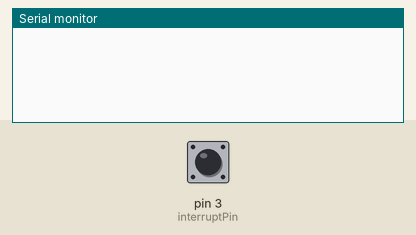
A sketch run on a simulated Arduino Uno, built with avr-gcc and run on an emulated ATmega328P. Shown: the last lines printed to the serial monitor. The inputs (shaded band) are chosen by the test bench; at power-on: pin 3 (interruptPin) HIGH. No radio packets arrive unless stated.

Above: at 1.2 s.
1.3 s: pin 3 (interruptPin) pulled LOW for 0.15 s
At 2.5 s:
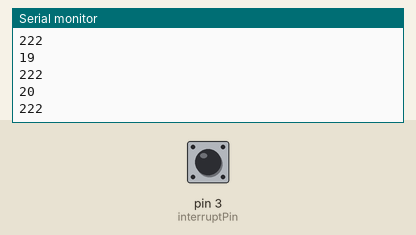
2.9 s: pin 3 (interruptPin) pulled LOW for 1 s
At 4.9 s:
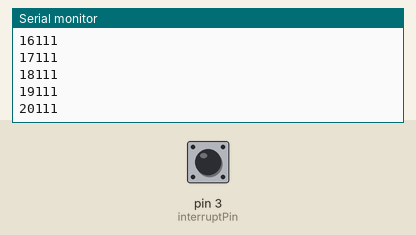
Timing chart, 0 to 6.4 s (numbered marks = the images above; inputs shaded):
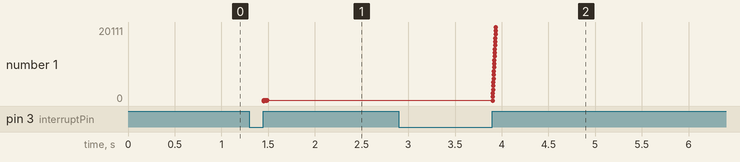

Measured:
- after the input at 1.3 s, the serial monitor: prints a new line after 0.15 s (image 1)
- after the input at 2.9 s, the serial monitor: prints a new line after 1.0 s (image 2)
- plotted number 1: 222 → 20111 after the input at 2.9 s

The sketch:

transmitter.ino
```cpp
#include  <SPI.h>
#include "nRF24L01.h"
#include "RF24.h"
int msg0[1];
int msg1[1];
RF24 radio(9,10);
const uint64_t pipe = 0xE8E8F0F0E1LL;
int interruptPin = 3;
long last_bounce;
long de_bounce = 40;
bool state = true;
bool oldstate = state;

void setup(void){
    pinMode(interruptPin, INPUT_PULLUP);
    attachInterrupt(digitalPinToInterrupt(interruptPin), debounce, RISING);
    Serial.begin(115200);
    radio.begin();
    radio.openWritingPipe(pipe);
    msg0[0] = 111;
    msg1[0] = 222;
}

void loop(){
    if (state!=oldstate){
        if (state){
            for (int i=0; i <= 20; i++){
                radio.write(msg0,1);
                Serial.print(i);
                Serial.println(msg0[0]);
            }
        }
        else{
            for (int a=0; a <= 20; a++){
                radio.write(msg1,1);
                Serial.println(a);
                Serial.println(msg1[0]);
            }
        }
    oldstate=state;
    }
}

void debounce(){
    if((millis()-last_bounce)>de_bounce){
        click();
        last_bounce=millis();
    }

}

void click(){
//    Serial.println("Interrupt");
    if(state){
        state=false;
    }
    else{
        state=true;
    }
}
```
